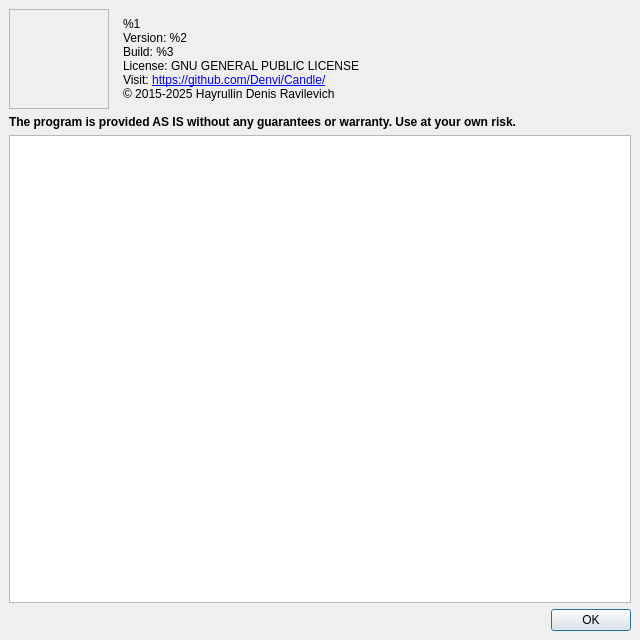
<?xml version="1.0" encoding="UTF-8"?>
<ui version="4.0">
 <class>frmAbout</class>
 <widget class="QDialog" name="frmAbout">
  <property name="geometry">
   <rect>
    <x>0</x>
    <y>0</y>
    <width>640</width>
    <height>640</height>
   </rect>
  </property>
  <property name="windowTitle">
   <string>About</string>
  </property>
  <property name="styleSheet">
   <string notr="true">QWidget {
	font-size: 9pt;
}</string>
  </property>
  <layout class="QVBoxLayout" name="verticalLayout">
   <property name="leftMargin">
    <number>9</number>
   </property>
   <property name="topMargin">
    <number>9</number>
   </property>
   <property name="rightMargin">
    <number>9</number>
   </property>
   <property name="bottomMargin">
    <number>9</number>
   </property>
   <item>
    <layout class="QHBoxLayout" name="horizontalLayout_2" stretch="0,0,1">
     <property name="spacing">
      <number>14</number>
     </property>
     <item>
      <widget class="QFrame" name="frame">
       <property name="minimumSize">
        <size>
         <width>100</width>
         <height>100</height>
        </size>
       </property>
       <property name="styleSheet">
        <string notr="true">image: url(:/images/candle_256.png);</string>
       </property>
       <property name="frameShape">
        <enum>QFrame::StyledPanel</enum>
       </property>
       <property name="frameShadow">
        <enum>QFrame::Raised</enum>
       </property>
      </widget>
     </item>
     <item>
      <widget class="QLabel" name="lblAbout">
       <property name="text">
        <string>&lt;html&gt;&lt;head/&gt;&lt;body&gt;&lt;p&gt;%1&lt;br/&gt;Version: %2&lt;br/&gt;Build: %3&lt;br/&gt;License: GNU GENERAL PUBLIC LICENSE&lt;br/&gt;Visit: &lt;a href=&quot;https://github.com/Denvi/Candle/&quot;&gt;&lt;span style=&quot; text-decoration: underline; color:#0000ff;&quot;&gt;https://github.com/Denvi/Candle/&lt;br/&gt;&lt;/span&gt;&lt;/a&gt;© 2015-2025 Hayrullin Denis Ravilevich&lt;/p&gt;&lt;/body&gt;&lt;/html&gt;</string>
       </property>
       <property name="alignment">
        <set>Qt::AlignLeading|Qt::AlignLeft|Qt::AlignVCenter</set>
       </property>
      </widget>
     </item>
     <item>
      <spacer name="horizontalSpacer_2">
       <property name="orientation">
        <enum>Qt::Horizontal</enum>
       </property>
       <property name="sizeHint" stdset="0">
        <size>
         <width>40</width>
         <height>20</height>
        </size>
       </property>
      </spacer>
     </item>
    </layout>
   </item>
   <item>
    <widget class="QLabel" name="label_2">
     <property name="text">
      <string>&lt;html&gt;&lt;head/&gt;&lt;body&gt;&lt;p&gt;&lt;span style=&quot; font-weight:600;&quot;&gt;The program is provided AS IS without any guarantees or warranty. Use at your own risk.&lt;/span&gt;&lt;/p&gt;&lt;/body&gt;&lt;/html&gt;</string>
     </property>
     <property name="wordWrap">
      <bool>true</bool>
     </property>
    </widget>
   </item>
   <item>
    <widget class="QPlainTextEdit" name="txtLicense">
     <property name="font">
      <font>
       <pointsize>9</pointsize>
      </font>
     </property>
     <property name="readOnly">
      <bool>true</bool>
     </property>
    </widget>
   </item>
   <item>
    <layout class="QHBoxLayout" name="horizontalLayout">
     <item>
      <spacer name="horizontalSpacer">
       <property name="orientation">
        <enum>Qt::Horizontal</enum>
       </property>
       <property name="sizeHint" stdset="0">
        <size>
         <width>40</width>
         <height>20</height>
        </size>
       </property>
      </spacer>
     </item>
     <item>
      <widget class="QPushButton" name="cmdOk">
       <property name="text">
        <string>OK</string>
       </property>
      </widget>
     </item>
    </layout>
   </item>
  </layout>
 </widget>
 <resources/>
 <connections/>
</ui>
